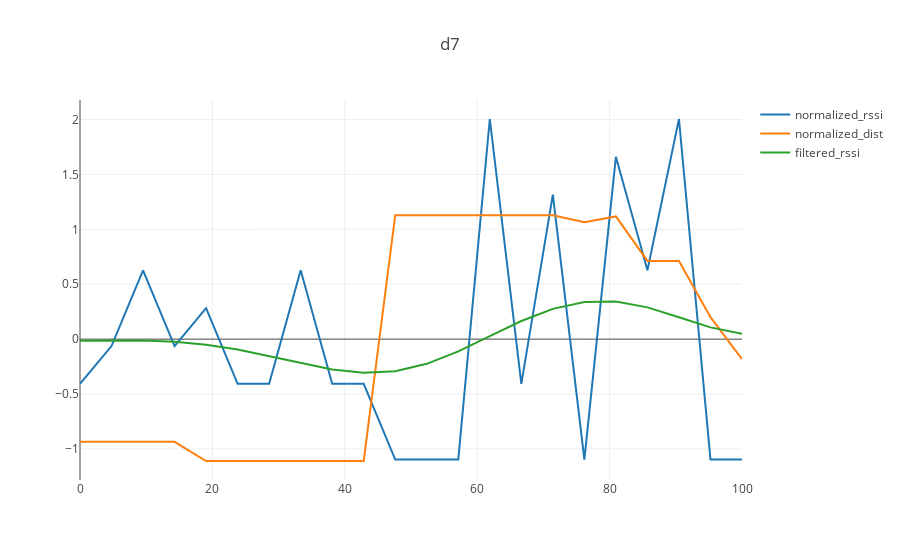

The cell this chart's notebook holds for it:
### Code cell
# now for each beacon readings serially

def rssi_changes(b_id, b_pos):
    data = data_for_beacon[b_id]
    rssi = rssi_from_data(data)
    dist = dist_from_point(b_pos, pos_from_data(data))
    normalized_rssi = normalize(rssi)
    normalized_dist = normalize(dist)
    filtered_rssi = gaussian_filter(normalized_rssi, sigma=3)
    n = len(rssi)
    datalines = ['normalized_rssi', 'normalized_dist', 'filtered_rssi']

    py.iplot({
        'data': [go.Scatter(name=data, x=np.linspace(0, 100, n), y=locals()[data]) for data in datalines],
        'layout': go.Layout(title=b_id)
    })

for (b_id, b_pos) in zip(beacon_ids, beacons_pixel):
    if len(data_for_beacon[b_id]) > 20:
        rssi_changes(b_id, b_pos)

### Figure 1 — Plotly figure (JSON) as saved in the notebook; plotly's stock layout.template omitted (floating-point values rounded to 4 significant figures)
{"data": [{"name": "normalized_rssi", "type": "scatter", "x": [0, 4.762, 9.524, 14.29, 19.05, 23.81, 28.57, 33.33, 38.1, 42.86, 47.62, 52.38, 57.14, 61.9, 66.67, 71.43, 76.19, 80.95, 85.71, 90.48, 95.24, 100], "y": [-0.4072, -0.06265, 0.6265, -0.06265, 0.2819, -0.4072, -0.4072, 0.6265, -0.4072, -0.4072, -1.096, -1.096, -1.096, 2.005, -0.4072, 1.316, -1.096, 1.66, 0.6265, 2.005, -1.096, -1.096]}, {"name": "normalized_dist", "type": "scatter", "x": [0, 4.762, 9.524, 14.29, 19.05, 23.81, 28.57, 33.33, 38.1, 42.86, 47.62, 52.38, 57.14, 61.9, 66.67, 71.43, 76.19, 80.95, 85.71, 90.48, 95.24, 100], "y": [-0.9349, -0.9349, -0.9349, -0.9349, -1.11, -1.11, -1.11, -1.11, -1.11, -1.11, 1.129, 1.129, 1.129, 1.129, 1.129, 1.129, 1.064, 1.118, 0.7123, 0.7123, 0.2, -0.1812]}, {"name": "filtered_rssi", "type": "scatter", "x": [0, 4.762, 9.524, 14.29, 19.05, 23.81, 28.57, 33.33, 38.1, 42.86, 47.62, 52.38, 57.14, 61.9, 66.67, 71.43, 76.19, 80.95, 85.71, 90.48, 95.24, 100], "y": [-0.01424, -0.01222, -0.01313, -0.02398, -0.05061, -0.095, -0.1542, -0.2196, -0.2764, -0.306, -0.2914, -0.2246, -0.112, 0.02687, 0.1651, 0.2759, 0.3385, 0.342, 0.2892, 0.1997, 0.1073, 0.0488]}], "layout": {"title": "d7"}}
